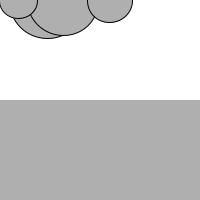
Frame 1 (no input)
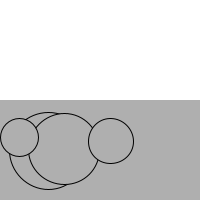
Frame 60 (the mouse pressed at the canvas centre just before this capture)
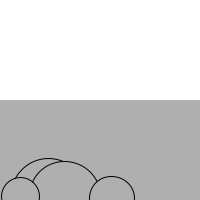
Frame 120 (the mouse held since frame 60 and released just before this capture)

The Processing sketch that drew these frames (run headless with seeded random() and noise(); from frame 60 on, the mouse is pressed at the canvas centre):

// Processing sketch: e05
// ── e05.pde
Fluid fluid;
Mover[] movers;

void setup() {
  size(200,200);
  background(255);
  
  fluid = new Fluid(0,height/2,width,height/2,0.1);
  
  movers = new Mover[5];
  for (int i = 0; i < movers.length; i++)
    movers[i] = new Mover(random(1,5),random(0,width),0);
}

void draw() {
  background(255);
  
  fluid.display();
  
  PVector wind = new PVector(0.002,0);
  PVector gravity = new PVector(0,0.1);
  PVector drag = null;
  PVector[] forces = new PVector[]{wind,gravity,drag};

  for (int i = 0; i < movers.length; i++) {
    
    // calculate gravity
    gravity.y = 0.1*movers[i].mass;
    
    // calculate drag force (of the fluid)
    if (movers[i].isInside(fluid)) {
      drag = movers[i].calculateDrag(fluid);
    } else {
      drag = new PVector(0,0);
    }
    forces[2] = drag;
    
    movers[i].update(forces);
    movers[i].display();
  }
}

class Fluid {
  
  float x,y;
  float w,h;
  float coef;
  
  Fluid(float x_, float y_, float w_, float h_, float coef_) {
    x = x_;
    y = y_;
    w = w_;
    h = h_;
    coef = coef_;
  }
  
  void display() {
    noStroke();
    fill(175);
    rect(x,y,w,h);
  }
}
  
  

class Mover {
  
  PVector location;
  PVector velocity;
  float mass;
  
  Mover(float m, float x, float y) {
    mass = m;
    location = new PVector(x,y);
    velocity = new PVector(0,0);
  }
  
  void update(PVector[] forces) {
    PVector acceleration = PVector.div(sumVectors(forces),mass);
    velocity.add(acceleration);
    location.add(velocity);
    
    _checkEdges();
  }
  
  void display() {
    stroke(0);
    fill(175);
    ellipse(location.x,location.y,16*mass,16*mass);
  }
  
  boolean isInside(Fluid fluid) {
    return (
      location.x >= fluid.x && location.x <= fluid.x + fluid.w &&
      location.y >= fluid.y && location.y <= fluid.y + fluid.h
    );
  }
  
  PVector calculateDrag(Fluid fluid) {
    PVector result;
    result = velocity.copy();
    result.normalize();
    float speed = velocity.mag();
    result.mult(-fluid.coef*speed*speed);
    return result;
  }
  
  void _checkEdges() {
    // walls
    if (location.x < 0) {
      location.x = 0;
      velocity.x = abs(velocity.x);
    } else if (location.x > width) {
      location.x = width;
      velocity.x = -abs(velocity.x);
    }
    
    // floor
    if (location.y > height) {
      location.y = height;
      velocity.y = -abs(velocity.y);
    }
  }
}

PVector sumVectors(PVector[] vectors) {
  PVector result = new PVector(0,0);
  for (int i = 0; i < vectors.length; i++)
    result.add(vectors[i]);
  return result;
}
